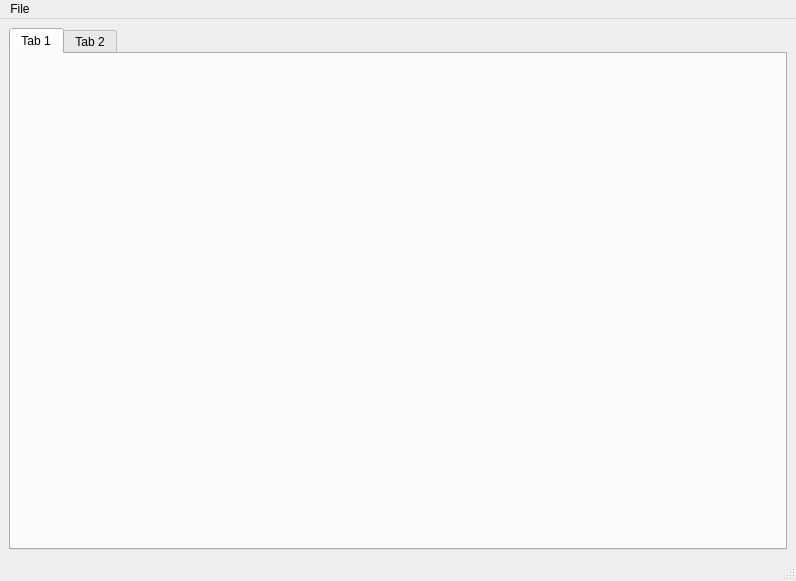
<?xml version="1.0" encoding="UTF-8"?>
<ui version="4.0">
 <class>Representation</class>
 <widget class="QMainWindow" name="Representation">
  <property name="geometry">
   <rect>
    <x>0</x>
    <y>0</y>
    <width>796</width>
    <height>581</height>
   </rect>
  </property>
  <property name="windowTitle">
   <string>MainWindow</string>
  </property>
  <widget class="QWidget" name="centralwidget">
   <layout class="QGridLayout" name="gridLayout">
    <item row="0" column="0">
     <widget class="QTabWidget" name="tabWidget">
      <widget class="QWidget" name="tab">
       <attribute name="title">
        <string>Tab 1</string>
       </attribute>
      </widget>
      <widget class="QWidget" name="tab_2">
       <attribute name="title">
        <string>Tab 2</string>
       </attribute>
      </widget>
     </widget>
    </item>
   </layout>
  </widget>
  <widget class="QMenuBar" name="menubar">
   <property name="geometry">
    <rect>
     <x>0</x>
     <y>0</y>
     <width>796</width>
     <height>22</height>
    </rect>
   </property>
   <widget class="QMenu" name="menuFile">
    <property name="title">
     <string>File</string>
    </property>
    <widget class="QMenu" name="menu_RecentFiles">
     <property name="title">
      <string>Recent Files</string>
     </property>
     <addaction name="actionSomething"/>
    </widget>
    <addaction name="actionOpen"/>
    <addaction name="separator"/>
    <addaction name="actionClose"/>
    <addaction name="separator"/>
    <addaction name="menu_RecentFiles"/>
    <addaction name="separator"/>
    <addaction name="actionExit"/>
   </widget>
   <addaction name="menuFile"/>
  </widget>
  <widget class="QStatusBar" name="statusbar"/>
  <action name="actionOpen">
   <property name="text">
    <string>Open</string>
   </property>
  </action>
  <action name="actionClose">
   <property name="text">
    <string>Close</string>
   </property>
  </action>
  <action name="actionExit">
   <property name="text">
    <string>Exit</string>
   </property>
  </action>
  <action name="actionSomething">
   <property name="text">
    <string>Something</string>
   </property>
  </action>
 </widget>
 <resources/>
 <connections/>
</ui>
